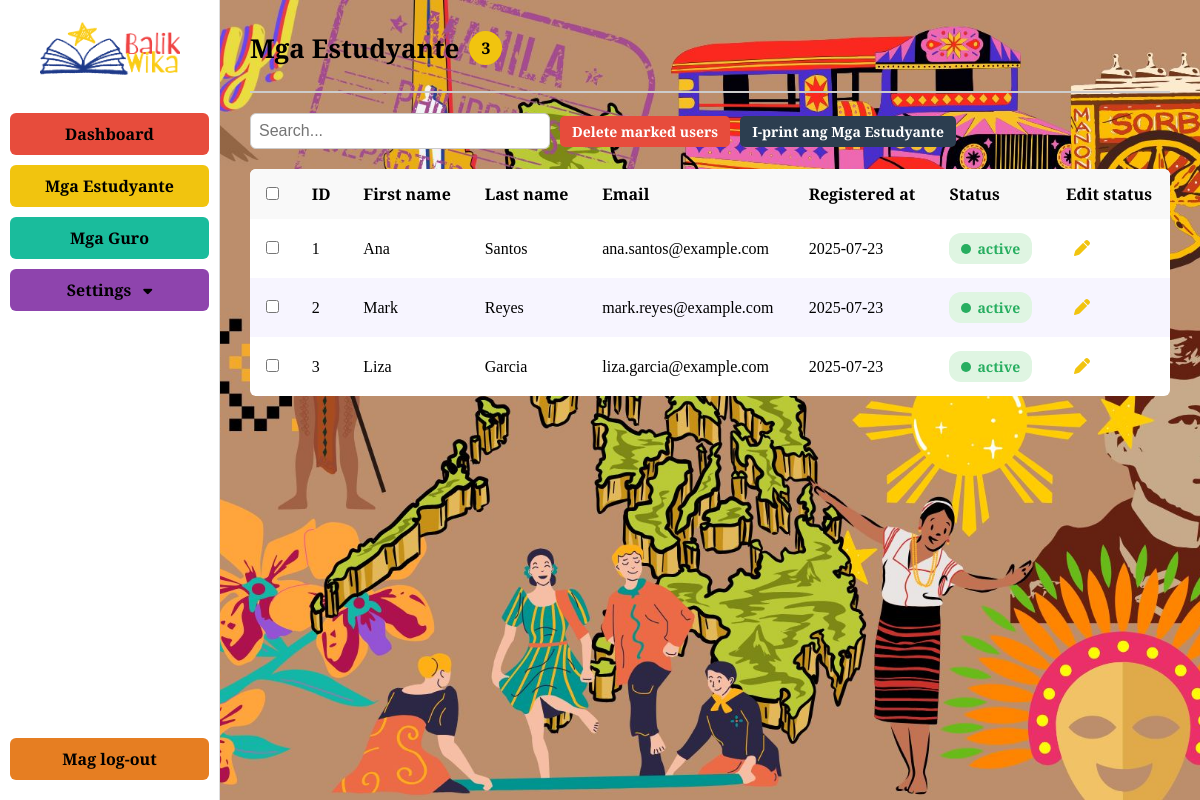
The app's page /admin/students with its own data.
### tables this page shows
CREATE TABLE "users" (
	"id"	INTEGER,
	"first_name"	TEXT NOT NULL,
	"last_name"	TEXT NOT NULL,
	"email"	TEXT NOT NULL UNIQUE,
	"registered_at"	TEXT DEFAULT (DATE('now')),
	"status"	TEXT DEFAULT 'pending' CHECK("status" IN ('active', 'inactive', 'pending')),
	"password"	TEXT NOT NULL,
	"profile_picture"	BLOB,
	PRIMARY KEY("id" AUTOINCREMENT)
);

### admin/routes.py (the view)
@admin_bp.route('/students')
def students():
    conn = get_db()
    cursor = conn.cursor()
    cursor.execute("SELECT id, email, first_name, last_name, registered_at, status FROM users WHERE role = 'student'")
    rows = cursor.fetchall()
    conn.close()
    students_data = [
        {
            'id': row[0],
            'email': row[1],
            'first_name': row[2] or '',
            'last_name': row[3] or '',
            'registered_at': row[4] or 'N/A',
            'status': row[5] if row[5] in ['active', 'inactive'] else 'pending'
        } for row in rows
    ]
    return render_template('students.html', students=students_data)

### admin/routes.py (called while the page is built)
def get_db():
    return sqlite3.connect('balikwika.db', check_same_thread=False)

### admin/templates/students.html (shortened to what this page needs)
<!DOCTYPE html>
<html lang="en">
<head>
  <link rel="stylesheet" href="{{ url_for('admin.static', filename='students-style.css') }}">
  <link rel="stylesheet" href="https://cdnjs.cloudflare.com/ajax/libs/font-awesome/6.5.0/css/all.min.css" />
</head>
  <div class="dashboard-container">
    <aside class="sidebar">
      <div class="logo-container">
        <img src="{{ url_for('admin.static', filename='bwlogo.png') }}" alt="Balik Wika Logo" class="logo" />
      </div>
      <nav class="nav-menu">
        <a class="nav-btn red" href="{{ url_for('admin.index') }}">Dashboard</a>
        <a class="nav-btn yellow" href="{{ url_for('admin.students') }}">Mga Estudyante</a>
        <a class="nav-btn teal" href="{{ url_for('admin.teachers') }}">Mga Guro</a>
        <div class="dropdown-wrapper">
          <button class="nav-btn violet" onclick="toggleDropdown()">Settings <i class="fas fa-caret-down dropdown-icon"></i></button>
        </div>
      </nav>
      <button class="logout-btn" onclick="showLogoutModal()">Mag log-out</button>
    </aside>
    <main class="main">
      <h1 class="main-title">Mga Estudyante <span class="count">{{ students|length }}</span></h1>
      <hr class="divider" />
      <div class="search-box" style="display: flex; align-items: center;">
        <input type="text" id="searchInput" placeholder="Search..." style="width: 300px; padding: 8px; border: 1px solid #ccc; border-radius: 6px;">
        <button class="btn delete-marked" onclick="deleteMarkedUsers()">Delete marked users</button>
        <a href="{{ url_for('admin.print_students') }}" target="_blank" class="btn" style="background-color: #2c3e50; color: white; margin-left: 10px;">
        I-print ang Mga Estudyante
      </a>
      </div>
      <table>
        <thead>
          <tr>
            <th><input type="checkbox" id="checkAll"></th>
            <th>ID</th>
            <th>First name</th>
            <th>Last name</th>
            <th>Email</th>
            <th>Registered at</th>
            <th>Status</th>
            <th>Edit status</th>
          </tr>
        </thead>
        <tbody>
          {% for student in students %}
          <tr data-id="{{ student.id }}" data-type="student" data-status="{{ student.status }}">
            <td><input type="checkbox" class="row-checkbox"></td>
            <td>{{ student.id }}</td>
            <td>{{ student.first_name }}</td>
            <td>{{ student.last_name }}</td>
            <td>{{ student.email }}</td>
            <td>{{ student.registered_at or 'N/A' }}</td>
            <td><span class="status {{ student.status|lower }}">{{ student.status }}</span></td>
            <td class="actions">
              <i class="fas fa-pen edit" onclick="openModal(this)"></i>
            </td>
          </tr>
          {% endfor %}
        </tbody>
      </table>
    </main>
  </div>
</body>
</html>

### admin/static/students-style.css (style rules this page uses)
* { margin: 0; padding: 0; box-sizing: border-box; }
.dashboard-container { display: flex; height: 100vh; }
.divider { border: none; border-top: 2px solid #ccc; margin: 10px 0 20px; }
.sidebar { width: 220px; background-color: #fff; border-right: 1px solid #ddd; display: flex; flex-direction: column; align-items: center; padding: 20px 10px; color: black; }
.logo-container { margin-bottom: 30px; }
.logo { width: 140px; }
.nav-menu { width: 100%; display: flex; flex-direction: column; gap: 10px; margin-bottom: auto; }
.nav-btn { display: inline-block; text-decoration: none; text-align: center; width: 100%; padding: 10px; border: none; border-radius: 6px; font-weight: bold; color: black; cursor: pointer; transition: 0.2s; font-family: 'Instrument Serif', serif; background-color: transparent; font-size: 16px; }
.nav-btn, .logout-btn, .dropdown button { font-size: 16px; }
.red { background-color: #e74c3c; }
.yellow { background-color: #f1c40f; }
.teal { background-color: #1abc9c; }
.violet { background-color: #8e44ad; }
.dropdown-wrapper { position: relative; display: flex; align-items: center; }
.dropdown-icon { margin-left: 8px; font-size: 0.9em; }
.logout-btn { margin-top: 20px; background-color: #e67e22; color: black; font-weight: bold; border: none; padding: 10px; border-radius: 6px; cursor: pointer; width: 100%; transition: 0.2s; font-family: 'Instrument Serif', serif; font-size: 16px; }
.main { flex: 1; padding: 30px; overflow-y: auto; color: black; }
.main-title { font-size: 26px; margin-bottom: 25px; font-weight: bold; display: flex; align-items: center; }
.main-title .count { background: #f1c40f; border-radius: 50%; padding: 6px 12px; margin-left: 10px; font-size: 16px; }
.search-box { margin: 20px 0; }
.search-box input { width: 350px; padding: 12px; font-size: 16px; border: 1px solid #ccc; border-radius: 6px; }
table { width: 100%; border-collapse: collapse; background-color: white; border-radius: 6px; overflow: hidden; font-size: 16px; }
th, td { padding: 14px 16px; text-align: left; }
th { background-color: #f9f9f9; font-size: 16px; }
tr:nth-child(even) { background-color: #f7f5ff; }
.status { display: inline-flex; align-items: center; gap: 6px; padding: 6px 12px; border-radius: 12px; font-size: 14px; font-weight: bold; }
.status::before { content: ''; width: 10px; height: 10px; border-radius: 50%; display: inline-block; }
.status.active { background-color: #dff5e2; color: #27ae60; }
.status.active::before { background-color: #27ae60; }
.actions i { margin: 0 8px; cursor: pointer; font-size: 16px; }
.edit { color: #f1c40f; }
.btn { padding: 12px 24px; border: none; border-radius: 6px; font-weight: bold; cursor: pointer; transition: all 0.2s; text-decoration: none; display: inline-block; text-align: center; font-family: 'Instrument Serif', serif; font-size: 14px; }

### admin/templates/students.html (style rules this page uses)
.btn { padding: 6px 12px; border: none; border-radius: 5px; cursor: pointer; }
.btn.delete-marked { background-color: #e74c3c; color: white; margin-left: 10px; }

### records on screen
users: id "1", first_name "Ana", last_name "Santos", email "ana.santos@example.com", registered_at "2025-07-23", status "active"
users: id "2", first_name "Mark", last_name "Reyes", email "mark.reyes@example.com", registered_at "2025-07-23", status "active"
users: id "3", first_name "Liza", last_name "Garcia", email "liza.garcia@example.com", registered_at "2025-07-23", status "active"

### other values on screen
{{ students|length }} "3"
